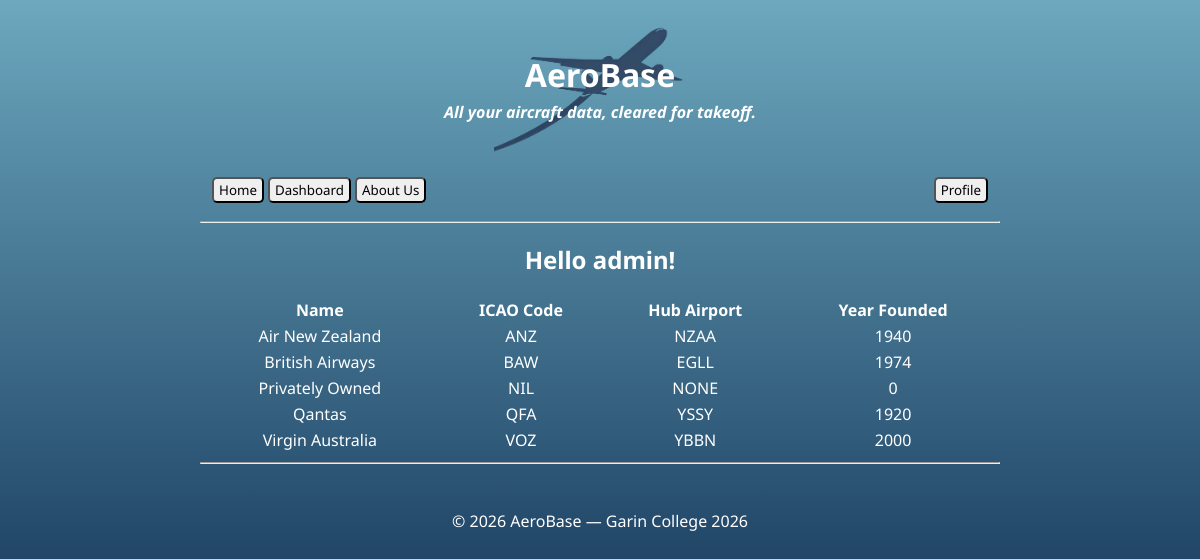
The app's page /database/operators (signed in), older data.
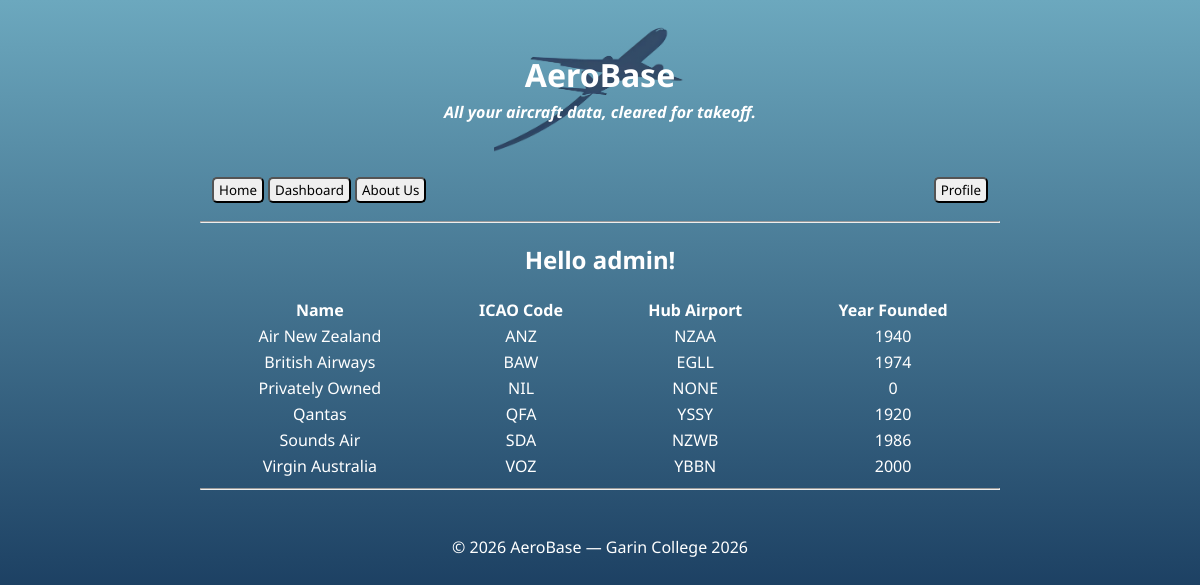
The same page, newer data.
### app.py (models this page shows)
class Operator(db.Model):
    icao = db.Column(db.String(3), primary_key = True)
    hub_icao = db.Column(db.String(4), nullable = False)
    year_founded = db.Column(db.Integer, nullable = False)
    operator_name = db.Column(db.String(25), nullable = False)
    user_id = db.Column(db.Integer, db.ForeignKey("user.id"), nullable = True)
    manufacturers = db.relationship(
        "Manufacturer",
        secondary = manufacturer_operator,
        back_populates = "operators"
    )
    aircrafts = db.relationship(
        "Aircraft",
        back_populates = "operator"
    )

### app.py (the view)
    @app.route("/database/operators")
    def dboperator():
        operators = Operator.query.order_by(Operator.operator_name).all()
        if "user" in session:
            return render_template(
                "operators.html",
                page_title = "Database (Operators)",
                user=session["user"],
                operators=operators
            )
        else:
            return redirect(url_for("login"))

### app.py (called while the page is built)
@app.context_processor
def inject_user():
   return{
       "logged_in": "user" in session
   }

### templates/operators.html
{% extends "layout.html" %}
{% block content %}
<h2 style="color: #ffffff;">Hello {{user}}!</h2>
<table style="width: 100%; color:#ffffff;">
    <tr>
        <th>Name</th>
        <th>ICAO Code</th>
        <th>Hub Airport</th>
        <th>Year Founded</th>
    </tr>
    {% for operator in operators %}
    <tr>
        <td>{{operator.operator_name}}</td>
        <td>{{operator.icao}}</td>
        <td>{{operator.hub_icao}}</td>
        <td>{{operator.year_founded}}</td>
    </tr>
    {% endfor %}
</table>
{% endblock %}

### templates/layout.html (shortened to what this page needs)
<!doctype html>
<html lang="en">
<head>
<link rel="stylesheet" href="{{ url_for('static', filename='style.css') }}">
</head>
<body>
{% include "header.html" %}
{% include "nav.html" %}
  <hr>
  {% block content %}{% endblock %}
  <hr>
  {% include "footer.html" %}
</body>
</html>

### templates/header.html
<header>
  <h1 style="margin-bottom: 5px;">AeroBase</h1>
  <h4 style="margin-top: 5px"><i>All your aircraft data, cleared for takeoff.</i></h4>
</header>

### templates/nav.html
<nav>
  <button style="margin-inline:2px" type="button" onclick="window.location.href='/'">Home</button>
  <button style="margin-inline:2px" type="button" onclick="window.location.href='/dashboard'">Dashboard</button>
  <button style="margin-inline:2px" type="button" onclick="window.location.href='/about-us'">About Us</button>
  {% if logged_in %}
    <button style="margin-inline:2px; margin-inline-start:auto;"  class="login-link" type="button" onclick="window.location.href='/profile'">Profile</button>
  {% else %}
    <button style="margin-inline:2px; margin-inline-start:auto;"  class="login-link" type="button" onclick="window.location.href='/login'">Login</button>
  {% endif %}
</nav>

### templates/footer.html
<footer>
  <p style="color: #ffffff;">
    © 2026 AeroBase — Garin College 2026
  </p>
</footer>

### static/style.css (style rules this page uses)
html { height:100%; }
body { font-family: 'Noto Sans', sans-serif; max-width: 800px; margin: 20px auto; background-image: linear-gradient(to bottom, #6ca8be, #001b42); background-repeat: no-repeat; background-attachment: fixed; text-align:center; }
header { padding: 12px; border-radius: 8px; color:#ffffff; background-image: url('homepage.png'); background-position: center; background-size: contain; background-repeat: no-repeat; }
nav { margin-top: 10px; padding: 10px; border-radius: 8px; display: flex; align-items: center; }
footer { margin-top: 20px; padding: 10px; border-radius: 8px; }
button { padding:2px; border-radius: 5px; padding-left: 5px; padding-right: 5px; font-family: 'Noto Sans', sans-serif; }

Row changes from the older to the newer data that the page shows:
added Operator: operator_name "Sounds Air", icao "SDA", hub_icao "NZWB", year_founded "1986"
